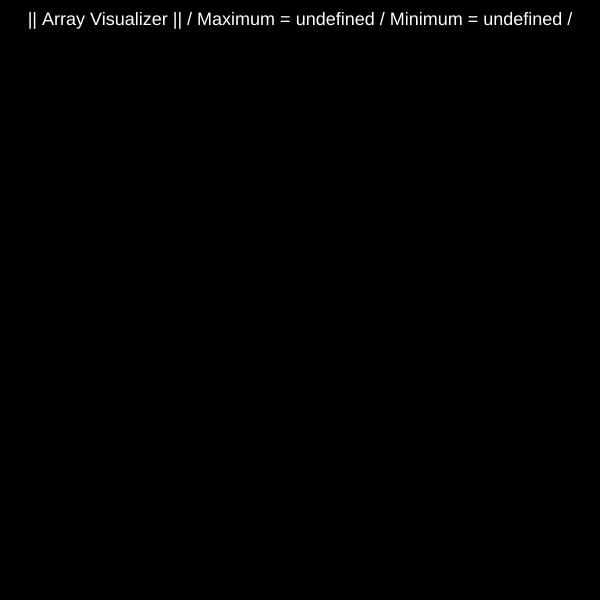
Frame 1 (no input)
Frame 60 (no input): identical to frame 1, image omitted
Frame 120 (the mouse pressed at the canvas centre since frame 60): identical to frame 1, image omitted

The p5.js sketch that drew this single still picture (run headless with seeded random() and noise() and a simulated clock; from frame 60 on, the mouse is pressed at the canvas centre):

// p5.js sketch
// ── sketch.js
// ARRAY VISUALIZER

// Use drawArray(anArray, low, high, scale);
// ...anArray is the array of numbers to be drawn.
// ...low is the lowest grid value, inclusive
// ...high is the highest grid value, inclusive
// ...scale is the scale for the grid

// Use drawHzLine(value, low, high, color);
// ...value is the y-value of the line on the scale
// ...low is the lowest grid value, inclusive
// ...high is the highest grid value, inclusive
// ...color is the color to draw the line

// Recommended to use arrays of 400 or less elements
// for a canvas width of 600.

// DECLARE GLOBAL VARIABLES
var myArray; // Array to be drawn
var outputStr; // Message at the top of the screen
var scaleDraw = 1;
var coppiedArray = [], booleanArray = 0;
var MaxNum, MinNum;
var RndNum;
var prefix = 0;
var ac = [
    [], // Random Array
    [], // Reversed Array
    [], // Nearly Sorted Array
    []  // Few Unique Array
];

// SETUP FUNCTION - Runs once at beginning of program
function setup() {
    createCanvas(600, 600);

    // Initialize Variables
    myArray = [];
    for (var i = 0; i < 10; i++) {
        myArray.push(floor(random(1, 10)));
    }

    // Find Maximum number of Array from start of the code
    var cpArray = ac[1].slice();
    cpArray.sort(function(a, b) {
        return a - b
    });

    MaxNum = cpArray[cpArray.length - 1];
    MinNum = cpArray[0];
    outputStr = "|| Array Visualizer || / Maximum = " + MaxNum + " / Minimum = " + MinNum + " /";

    for (var i = 0; i < 10000; i++) {
        ac[0].push(random(0, 1000000));
    }

    for (var i = 10000; i > 0; i--) {
        ac[1].push(i);
    }

    for (var i = 0; i < 8000; i++) {
        ac[2].push(i);
    }
    for(var i = 0; i < 2000; i++) {
        ac[2].splice(Math.floor(random(0, 8000)), 0, random(0, 100000));
    }

    for (var i = 0; i < 8000; i++) {
        ac[3].push(5000);
    }
    for(var i = 0; i < 2000; i++) {
        ac[3].splice(Math.floor(random(0, 8000)), 0, random(0, 10000));
    }
}

// DRAW FUNCTION - Loops @ 60FPS by default
function draw() {
    background(0);
    drawArray(ac[1], 0 + prefix, MaxNum + scaleDraw, scaleDraw);
    drawHzLine(average(ac[1]), 0 + prefix, MaxNum + scaleDraw, color(255, 0, 0));
}

function keyPressed() {
    println(keyCode);
    RndNum = floor(random(1, 12));

    // Add RndNum to Front
    if (keyCode == 49) { // # 1
        myArray.splice(0, 0, RndNum);
    }

    // Remove RndNum from Front
    if (keyCode == 50) { // # 2
        myArray.splice(0, 1);
    }

    // Add RndNum to Middle of an Array
    if (keyCode == 51) { // # 3
        myArray.splice(floor(myArray.length * 1 / 2), 0, RndNum);
    }

    // Remove RndNum from Middle of an Array
    if (keyCode == 52) { // # 4
        myArray.splice(floor(myArray.length * 1 / 2), 1);
    }

    // Add RndNum to End
    if (keyCode == 53) { // # 5
        myArray.pop();
    }

    // Remove RndNum from End
    if (keyCode == 54) { // # 6
        myArray.push(RndNum);
    }

    // Add RndNum to Random location in the Array
    if (keyCode == 55) { // # 7
        myArray.splice(floor(random(0, myArray.length + 1)), 0, RndNum);
    }

    // Remove RndNum from Random location in the Array
    if (keyCode == 56) { // # 8
        myArray.splice(floor(random(0, myArray.length + 1)), 1);
    }

    if (keyCode == 37) { // Left Arrow
        if (scaleDraw > 1 && scaleDraw <= 5) {
            scaleDraw--;
        } else if (scaleDraw == 10) {
            scaleDraw -= 5;
        } else if (scaleDraw >= 10) {
            scaleDraw -= 10;
        }
    }

    if (keyCode == 39) { // Right Arrow
        if (scaleDraw >= 1 && scaleDraw < 5) {
            scaleDraw++;
        } else if (scaleDraw == 5) {
            scaleDraw += 5;
        } else if (scaleDraw >= 10) {
            scaleDraw += 10;
        }
    }

    if (keyCode == 38) { // Up Arrow
        prefix++;
    }

    if (keyCode == 40) { // Down Arrow
        prefix--;
    }

    if (keyCode == 82) { // R
        setup();
    }

    // Sort Array from lower # to higher #
    if (keyCode == 83 && booleanArray == 0) { // S
        coppiedArray = myArray.slice();
        booleanArray++;
        myArray.sort(function(a, b) {
            return a - b
        });
    } else if (keyCode == 83 && booleanArray == 1) {
        myArray = coppiedArray.slice();
        booleanArray--;
    }

    // Automatically find the maximum whenever key pressed
    if (booleanArray == 0) {
        var cpArray = myArray.slice();
        cpArray.sort(function(a, b) {
            return a - b
        });
        MaxNum = cpArray[cpArray.length - 1];
    } else if (booleanArray == 1) {
        MaxNum = myArray[myArray.length - 1];
    }
    outputStr = "|| Array Visualizer || / Maximum = " + MaxNum + " / Minimum = " + MinNum + " /";
}

// TODO : Find Maximum when I press M

// ── findAverage.js
function average(ave, dcm, boolearnA) {
    var hf=0,Ave;
    for(var i=0; i< ave.length; i++) {
        hf += ave[i];
    }
    Ave = hf / ave.length;
    if (boolearnA == "on") {
        println(hf / ave.length);
    }
    return Ave.toFixed(dcm);
}

// ── helpers.js
function drawArray(anArray, low, high, scale) {
    // Draw Grid - low to high, inclusive
    textAlign(LEFT);
    textSize(14);
	for(var y = low; y <= high; y += scale) {
        yCoord = map(y, low, high, height - 10, 50);
        stroke(40);
        strokeWeight(2);
        line(0, yCoord, width, yCoord);
        fill(255);
        noStroke();
        text(y, 2, yCoord + 5);
	}

    // Draw Vertical Bars for array values
    fill(0, 125, 15, 200);
    stroke(255);
    strokeWeight(1);
    var barWidth = (width - 30) / anArray.length;
    for (var i = 0; i < anArray.length; i++) {
        var barHeight = map(anArray[i], low, high, 0, height - 60);
        rect(barWidth * i + 30, height - 10 - barHeight, barWidth, barHeight);
    }

    // Draw Header
    textAlign(CENTER);
    textSize(18);
    fill(255);
    noStroke();
    text(outputStr, width / 2, 25);

}

function drawHzLine(val, low, high, col) {
    stroke(col);
    lineY = map(val, low, high, height - 10, 50);
    line(0, lineY, width, lineY);
    textSize(14);
    fill(0,200,250);
    stroke(0);
    text(average(myArray), 1/3 * width, lineY);
}
